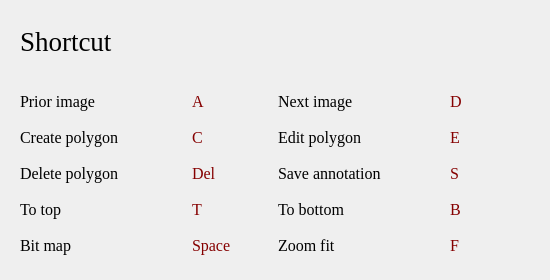
<?xml version="1.0" encoding="UTF-8"?>
<ui version="4.0">
 <class>Dialog</class>
 <widget class="QDialog" name="Dialog">
  <property name="geometry">
   <rect>
    <x>0</x>
    <y>0</y>
    <width>550</width>
    <height>280</height>
   </rect>
  </property>
  <property name="sizePolicy">
   <sizepolicy hsizetype="Preferred" vsizetype="Expanding">
    <horstretch>0</horstretch>
    <verstretch>0</verstretch>
   </sizepolicy>
  </property>
  <property name="minimumSize">
   <size>
    <width>550</width>
    <height>280</height>
   </size>
  </property>
  <property name="maximumSize">
   <size>
    <width>550</width>
    <height>280</height>
   </size>
  </property>
  <property name="font">
   <font>
    <kerning>true</kerning>
   </font>
  </property>
  <property name="windowTitle">
   <string>help</string>
  </property>
  <layout class="QVBoxLayout" name="verticalLayout">
   <item>
    <widget class="QWidget" name="widget" native="true">
     <property name="minimumSize">
      <size>
       <width>0</width>
       <height>60</height>
      </size>
     </property>
     <property name="maximumSize">
      <size>
       <width>16777215</width>
       <height>60</height>
      </size>
     </property>
     <layout class="QHBoxLayout" name="horizontalLayout">
      <item>
       <widget class="QLabel" name="label">
        <property name="font">
         <font>
          <family>Times New Roman</family>
          <pointsize>20</pointsize>
          <weight>50</weight>
          <italic>false</italic>
          <bold>false</bold>
         </font>
        </property>
        <property name="text">
         <string>Shortcut</string>
        </property>
        <property name="textFormat">
         <enum>Qt::AutoText</enum>
        </property>
       </widget>
      </item>
     </layout>
    </widget>
   </item>
   <item>
    <widget class="QWidget" name="widget_2" native="true">
     <property name="font">
      <font>
       <family>Times New Roman</family>
       <pointsize>12</pointsize>
      </font>
     </property>
     <layout class="QGridLayout" name="gridLayout">
      <item row="0" column="0">
       <widget class="QLabel" name="label_2">
        <property name="text">
         <string>Prior image</string>
        </property>
       </widget>
      </item>
      <item row="0" column="1">
       <widget class="QLabel" name="label_7">
        <property name="maximumSize">
         <size>
          <width>80</width>
          <height>16777215</height>
         </size>
        </property>
        <property name="styleSheet">
         <string notr="true">color: rgb(133, 0, 0);</string>
        </property>
        <property name="text">
         <string>A</string>
        </property>
       </widget>
      </item>
      <item row="0" column="2">
       <widget class="QLabel" name="label_3">
        <property name="text">
         <string>Next image</string>
        </property>
       </widget>
      </item>
      <item row="0" column="3">
       <widget class="QLabel" name="label_17">
        <property name="maximumSize">
         <size>
          <width>80</width>
          <height>16777215</height>
         </size>
        </property>
        <property name="styleSheet">
         <string notr="true">color: rgb(133, 0, 0);</string>
        </property>
        <property name="text">
         <string>D</string>
        </property>
       </widget>
      </item>
      <item row="1" column="0">
       <widget class="QLabel" name="label_4">
        <property name="text">
         <string>Create polygon</string>
        </property>
       </widget>
      </item>
      <item row="1" column="1">
       <widget class="QLabel" name="label_12">
        <property name="maximumSize">
         <size>
          <width>80</width>
          <height>16777215</height>
         </size>
        </property>
        <property name="styleSheet">
         <string notr="true">color: rgb(133, 0, 0);</string>
        </property>
        <property name="text">
         <string>C</string>
        </property>
       </widget>
      </item>
      <item row="1" column="2">
       <widget class="QLabel" name="label_5">
        <property name="text">
         <string>Edit polygon</string>
        </property>
       </widget>
      </item>
      <item row="1" column="3">
       <widget class="QLabel" name="label_18">
        <property name="maximumSize">
         <size>
          <width>80</width>
          <height>16777215</height>
         </size>
        </property>
        <property name="styleSheet">
         <string notr="true">color: rgb(133, 0, 0);</string>
        </property>
        <property name="text">
         <string>E</string>
        </property>
       </widget>
      </item>
      <item row="2" column="0">
       <widget class="QLabel" name="label_6">
        <property name="text">
         <string>Delete polygon</string>
        </property>
       </widget>
      </item>
      <item row="2" column="1">
       <widget class="QLabel" name="label_13">
        <property name="maximumSize">
         <size>
          <width>80</width>
          <height>16777215</height>
         </size>
        </property>
        <property name="styleSheet">
         <string notr="true">color: rgb(133, 0, 0);</string>
        </property>
        <property name="text">
         <string>Del</string>
        </property>
       </widget>
      </item>
      <item row="2" column="2">
       <widget class="QLabel" name="label_10">
        <property name="text">
         <string>Save annotation</string>
        </property>
       </widget>
      </item>
      <item row="2" column="3">
       <widget class="QLabel" name="label_19">
        <property name="maximumSize">
         <size>
          <width>80</width>
          <height>16777215</height>
         </size>
        </property>
        <property name="styleSheet">
         <string notr="true">color: rgb(133, 0, 0);</string>
        </property>
        <property name="text">
         <string>S</string>
        </property>
       </widget>
      </item>
      <item row="3" column="0">
       <widget class="QLabel" name="label_8">
        <property name="text">
         <string>To top</string>
        </property>
       </widget>
      </item>
      <item row="3" column="1">
       <widget class="QLabel" name="label_15">
        <property name="maximumSize">
         <size>
          <width>80</width>
          <height>16777215</height>
         </size>
        </property>
        <property name="styleSheet">
         <string notr="true">color: rgb(133, 0, 0);</string>
        </property>
        <property name="text">
         <string>T</string>
        </property>
       </widget>
      </item>
      <item row="3" column="2">
       <widget class="QLabel" name="label_9">
        <property name="text">
         <string>To bottom</string>
        </property>
       </widget>
      </item>
      <item row="3" column="3">
       <widget class="QLabel" name="label_20">
        <property name="maximumSize">
         <size>
          <width>80</width>
          <height>16777215</height>
         </size>
        </property>
        <property name="styleSheet">
         <string notr="true">color: rgb(133, 0, 0);</string>
        </property>
        <property name="text">
         <string>B</string>
        </property>
       </widget>
      </item>
      <item row="4" column="0">
       <widget class="QLabel" name="label_14">
        <property name="text">
         <string>Bit map</string>
        </property>
       </widget>
      </item>
      <item row="4" column="1">
       <widget class="QLabel" name="label_16">
        <property name="maximumSize">
         <size>
          <width>80</width>
          <height>16777215</height>
         </size>
        </property>
        <property name="styleSheet">
         <string notr="true">color: rgb(133, 0, 0);</string>
        </property>
        <property name="text">
         <string>Space</string>
        </property>
       </widget>
      </item>
      <item row="4" column="2">
       <widget class="QLabel" name="label_11">
        <property name="text">
         <string>Zoom fit</string>
        </property>
       </widget>
      </item>
      <item row="4" column="3">
       <widget class="QLabel" name="label_21">
        <property name="maximumSize">
         <size>
          <width>80</width>
          <height>16777215</height>
         </size>
        </property>
        <property name="styleSheet">
         <string notr="true">color: rgb(133, 0, 0);</string>
        </property>
        <property name="text">
         <string>F</string>
        </property>
       </widget>
      </item>
     </layout>
    </widget>
   </item>
  </layout>
 </widget>
 <resources>
  <include location="../icons.qrc"/>
 </resources>
 <connections/>
</ui>
